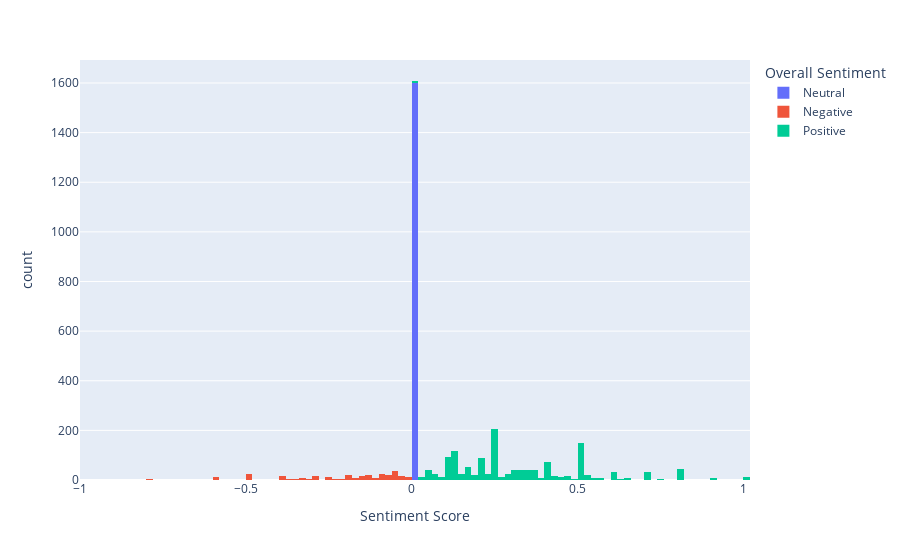

The notebook cell saved with this chart:
### Code cell
# Visualizing sentiment distribution with Plotly histogram
px.histogram(data_frame=textblob_data,x='Sentiment Score',color='Overall Sentiment')

### Figure 1 — Plotly figure (JSON) as saved in the notebook; plotly's stock layout.template omitted (floating-point values rounded to 4 significant figures; data arrays with more than 128 entries replaced by an {"elided": "..."} marker saying what was removed)
{"data": [{"alignmentgroup": "True", "bingroup": "x", "hovertemplate": "Overall Sentiment=Neutral<br>Sentiment Score=%{x}<br>count=%{y}<extra></extra>", "legendgroup": "Neutral", "marker": {"color": "#636efa", "pattern": {"shape": ""}}, "name": "Neutral", "offsetgroup": "Neutral", "orientation": "v", "showlegend": true, "type": "histogram", "x": {"elided": "1600 int values"}, "xaxis": "x", "yaxis": "y"}, {"alignmentgroup": "True", "bingroup": "x", "hovertemplate": "Overall Sentiment=Negative<br>Sentiment Score=%{x}<br>count=%{y}<extra></extra>", "legendgroup": "Negative", "marker": {"color": "#EF553B", "pattern": {"shape": ""}}, "name": "Negative", "offsetgroup": "Negative", "orientation": "v", "showlegend": true, "type": "histogram", "x": {"elided": "309 float values"}, "xaxis": "x", "yaxis": "y"}, {"alignmentgroup": "True", "bingroup": "x", "hovertemplate": "Overall Sentiment=Positive<br>Sentiment Score=%{x}<br>count=%{y}<extra></extra>", "legendgroup": "Positive", "marker": {"color": "#00cc96", "pattern": {"shape": ""}}, "name": "Positive", "offsetgroup": "Positive", "orientation": "v", "showlegend": true, "type": "histogram", "x": {"elided": "1393 float values"}, "xaxis": "x", "yaxis": "y"}], "layout": {"barmode": "relative", "legend": {"title": {"text": "Overall Sentiment"}, "tracegroupgap": 0}, "margin": {"t": 60}, "xaxis": {"anchor": "y", "domain": [0, 1], "title": {"text": "Sentiment Score"}}, "yaxis": {"anchor": "x", "domain": [0, 1], "title": {"text": "count"}}}}
